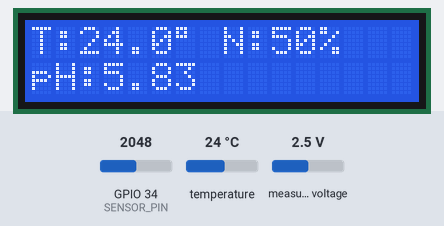
This sketch was run on a simulated ESP32. Parts: 16×2 character LCD. The inputs (shaded band) are chosen by the test bench; at power-on: temperature 24 °C, measured voltage 2.5 V, GPIO 34 (SENSOR_PIN) = 2048. WiFi joins after 1.5 s; servers stay silent unless stated; what the sketch prints to the serial monitor is not drawn.

Above: at 5.0 s.
5.1 s: temperature set to 12 °C
At 7.2 s:
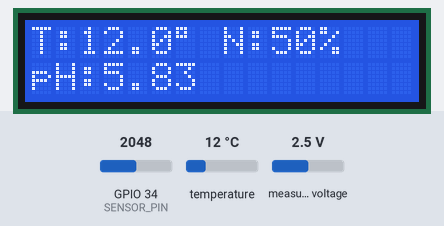
7.9 s: measured voltage set to 0.1 V
At 8.6 s:
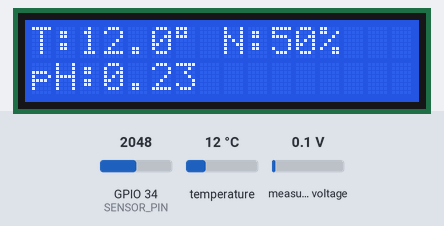
9.8 s: GPIO 34 (SENSOR_PIN) set to 2866
At 11.2 s:
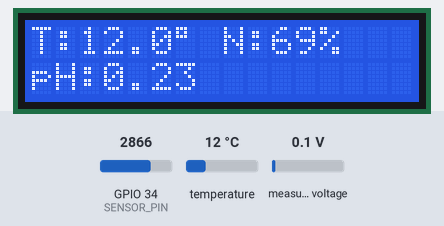
11.6 s: temperature set to 19 °C
At 12.6 s:
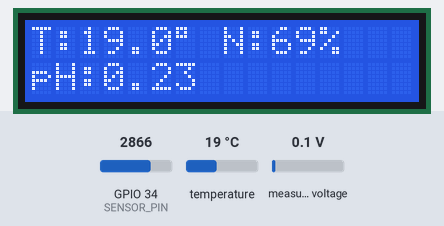
13.4 s: measured voltage set to 1.2 V
At 14.0 s:
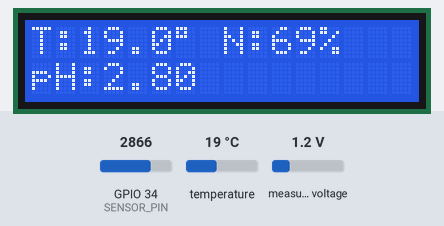
15.2 s: GPIO 34 (SENSOR_PIN) set to 3603
At 16.6 s:
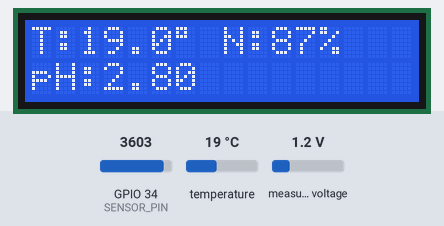
Timing chart, 0 to 18.0 s (numbered marks = the images above; inputs shaded):
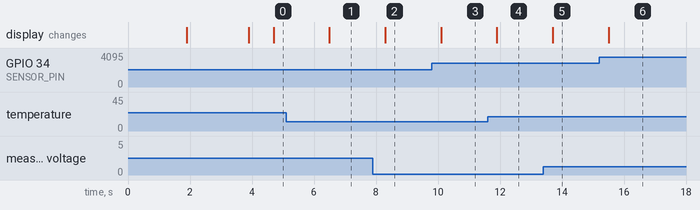

Measured:
- after the input at 5.1 s, the display: changes after 1.4 s (image 1)
- after the input at 7.9 s, the display: changes after 0.40 s (image 2)
- after the input at 9.8 s, the display: changes after 0.30 s (image 3)
- after the input at 11.6 s, the display: changes after 0.30 s (image 4)
- after the input at 13.4 s, the display: changes after 0.30 s (image 5)
- after the input at 15.2 s, the display: changes after 0.30 s (image 6)

The sketch:

ver6.ino
```cpp
#include <WiFi.h>
#include <BlynkSimpleEsp32.h>
#include <OneWire.h>
#include <DallasTemperature.h>
#include <Wire.h>
#include <LiquidCrystal_I2C.h>
#include <Adafruit_ADS1X15.h>

#define BLYNK_TEMPLATE_ID "TMPL6gw-MsB4g"
#define BLYNK_TEMPLATE_NAME "Becathongminh"
#define BLYNK_AUTH_TOKEN "rmVngQfsyQAL1amLF4zKjPWjAbCWDMEH"

#define ONE_WIRE_BUS 5
#define SENSOR_PIN 34

#define OFFSET 5
#define SAMPLING_INTERVAL 1000
#define MOISTURE_LOW 80
#define MOISTURE_HIGH 100

char ssid[] = "Lyngh";
char pass[] = "888888888";

OneWire oneWire(ONE_WIRE_BUS);
DallasTemperature sensors(&oneWire);
LiquidCrystal_I2C lcd(0x27, 16, 2);
Adafruit_ADS1115 ads;

float readTemperature() {
  sensors.requestTemperatures();
  float tempC = sensors.getTempCByIndex(0);
  Blynk.virtualWrite(V0, tempC);
  Serial.print("Nhiet do: ");
  Serial.print(tempC);
  Serial.println(" C");
  return tempC;
}

float readWaterLevel() {
  int rawValue = analogRead(SENSOR_PIN);
  float percentage = map(rawValue, 0, 4095, 0, 100);
  percentage = constrain(percentage, 0, 100);
  Blynk.virtualWrite(V2, percentage);
  Serial.print("Muc nuoc: ");
  Serial.print(percentage, 1);
  Serial.println(" %");
  return percentage;
}

float readPH() {
  int16_t adc0 = ads.readADC_SingleEnded(0);
  float voltage = adc0 * 0.125 / 1000.0;
  float phValue = 3.5 * voltage;
  Blynk.virtualWrite(V1, phValue);
  Serial.print(" | pH: "); Serial.println(phValue, 2);
  return phValue;
}

void updateLCD(float tempC, float waterLevel, float phValue) {
  lcd.setCursor(0, 0);
  lcd.print("T:");
  lcd.print(tempC, 1);
  lcd.print((char)223);
  lcd.print(" N:");
  lcd.print(waterLevel, 0);
  lcd.print("% ");

  lcd.setCursor(0, 1);
  lcd.print("pH:");
  lcd.print(phValue, 2);
  lcd.print("       ");
}

void setup() {
  Serial.begin(115200);
  Blynk.begin(BLYNK_AUTH_TOKEN, ssid, pass);
  Wire.begin(21, 22);

  if (!ads.begin()) {
    Serial.println("Khong tim thay ADS1115!");
    while (1);
  }

  sensors.begin();
  lcd.init();
  lcd.backlight();
  lcd.setCursor(0, 0);
  lcd.print("Khoi dong...");
  delay(2000);
  lcd.clear();
}

void loop() {
  Blynk.run();

  float temp = readTemperature();
  float water = readWaterLevel();
  float pH = readPH();
  updateLCD(temp, water, pH);

  delay(1000);
}
```
